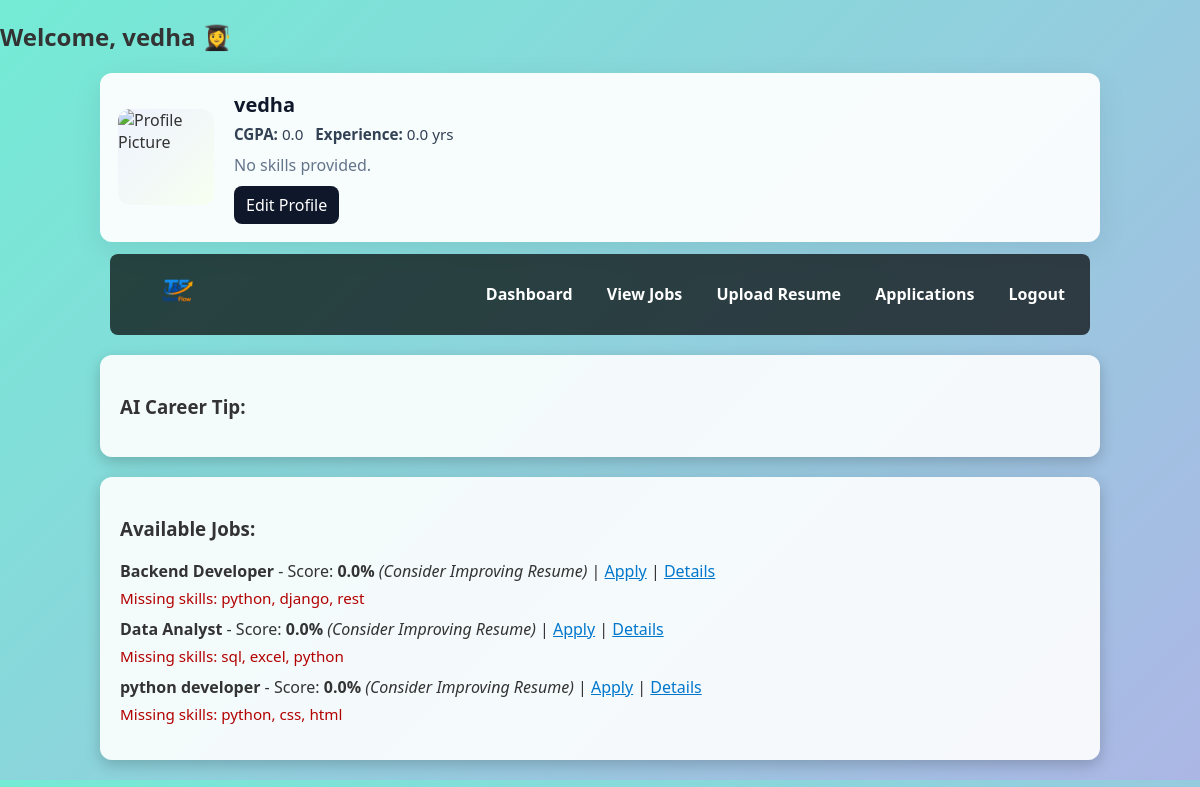
The app's page /student/dashboard/ (signed in) with its own data.
### userapp/models.py (models this page shows, shortened)
class Profile(models.Model):
    USER_TYPES = [
        ('student', 'Student'),
        ('recruiter', 'Recruiter'),
    ]
    user = models.OneToOneField(User, on_delete=models.CASCADE)
    user_type = models.CharField(max_length=10, choices=USER_TYPES, default='student')
    bio = models.TextField(blank=True)
    location = models.CharField(max_length=100, blank=True)
    website = models.URLField(blank=True)
    headline = models.CharField(max_length=255, blank=True)
    skills = models.TextField(default='[]')  # JSON string
    profile_picture = models.ImageField(upload_to='profile_pics/', blank=True, null=True)
    cgpa = models.FloatField(default=0)
    experience = models.FloatField(default=0)
    certifications = models.TextField(default='[]')  # JSON string
    other_links = models.TextField(default='{}')  # JSON string storing dict of links
    resume = models.FileField(upload_to='resumes/', blank=True, null=True)
    def get_skills(self):
        return json.loads(self.skills)
    def get_certifications(self):
        return json.loads(self.certifications)
    def get_links(self):
        try:
            return json.loads(self.other_links)
        except Exception:
            return {}

class Job(models.Model):
    recruiter = models.ForeignKey(User, on_delete=models.CASCADE, null=True, blank=True)
    title = models.CharField(max_length=200)
    description = models.TextField()
    required_skills = models.TextField(default='[]')  # JSON string
    min_cgpa = models.FloatField(default=0)
    min_experience = models.FloatField(default=0)
    required_certifications = models.TextField(default='[]')  # JSON string
    application_link = models.URLField(blank=True, default='')
    def get_required_skills(self):
        return json.loads(self.required_skills)
    def get_required_certifications(self):
        return json.loads(self.required_certifications)

### userapp/views.py (the view)
# urls.py: path("student/dashboard/", views.student_dashboard, name="student_dashboard"),
@login_required
def student_dashboard(request):
    profile = request.user.profile
    jobs = Job.objects.all()
    jobs_with_score = []
    for job in jobs:
        app = Application.objects.filter(user=request.user, job=job, status='applied').first()
        ats_score = calculate_ats_score(profile, job, resume_file=(app.resume if app else None))
        breakdown = get_skill_match(profile, job, resume_file=(app.resume if app else None))
        recommendation = "Apply" if ats_score >= 70 else "Consider Improving Resume"
        already_applied = Application.objects.filter(user=request.user, job=job, status='applied').exists()
        jobs_with_score.append({
            'job': job,
            'score': ats_score,
            'recommendation': recommendation,
            'already_applied': already_applied,
            'matched_skills': breakdown['matched'],
            'missing_skills': breakdown['missing'],
            'used_resume': breakdown['used_resume']
        })
    return render(request, "student_dashboard.html", {"jobs_with_score": jobs_with_score, "profile": profile})

### userapp/templates/student_dashboard.html (shortened to what this page needs)
{% load static %}
<!DOCTYPE html>
<html>
<head>
    <link rel="stylesheet" type="text/css" href="{% static 'css/style.css' %}">
</head>
<body>
    <div class="container">
        <h2>Welcome, {{ request.user.username }} 👩‍🎓</h2>
        <div class="pf-container">
            <div class="pf-card">
                <div class="pf-avatar">
                    {% if profile.profile_picture %}
                        <img src="{{ profile.profile_picture.url }}" alt="Profile Picture">
                    {% else %}
                        <img src="{% static 'userapp/default_profile.png' %}" alt="Profile Picture">
                    {% endif %}
                </div>
                <div class="pf-main">
                    <h3 class="pf-name">{{ profile.user.username }}</h3>
                    <div class="pf-meta">
                        <div><strong>CGPA:</strong> {{ profile.cgpa }}</div>
                        <div><strong>Experience:</strong> {{ profile.experience }} yrs</div>
                    </div>
                    <div class="pf-skills">
                        {% for s in profile.get_skills %}
                            <span class="skill-badge">{{ s }}</span>
                        {% empty %}
                            <span style="color:#64748b;">No skills provided.</span>
                        {% endfor %}
                    </div>
                    <div class="pf-actions">
                        <a href="{% url 'edit_profile' %}" class="edit-btn">Edit Profile</a>
                    </div>
                </div>
            </div>
        </div>
          <nav style="display:flex; justify-content:space-between; align-items:center;">
            <div style="display:flex; align-items:center; gap:12px;">
                <a href="{% url 'index' %}" title="TalentFlow">
                    <img src="{% static 'images/logo.png' %}" alt="TalentFlow Logo" style="height:56px; border-radius:6px;">
                </a>
            </div>
            <div>
                <a href="{% url 'student_dashboard' %}">Dashboard</a>
                <a href="{% url 'view_jobs' %}">View Jobs</a>
                <a href="{% url 'upload_resume' %}">Upload Resume</a>
                <a href="{% url 'student_applications' %}">Applications</a>
                <a href="{% url 'logout' %}">Logout</a>
            </div>
           </nav>
        <div class="card">
            <h3>AI Career Tip:</h3>
        </div>
        <div class="card">
            <h3>Available Jobs:</h3>
            {% if jobs_with_score %}
            <ul>
                {% for item in jobs_with_score %}
                <li style="margin-bottom:10px;">
                    <strong>{{ item.job.title }}</strong>
                    - Score: <strong>{{ item.score }}%</strong>
                    <em>({{ item.recommendation }})</em>
                    |
                    {% if item.already_applied %}
                        <strong>Already Applied ✅</strong>
                    {% else %}
                        {% if item.job.application_link %}
                            <a href="{% url 'apply_external' item.job.id %}" target="_blank">Apply Externally</a>
                        {% else %}
                            <a href="{% url 'apply_job' item.job.id %}">Apply</a>
                        {% endif %}
                    {% endif %}
                    |
                    <a href="{% url 'view_job' item.job.id %}">Details</a>
                    {% if item.missing_skills %}
                        <div style="margin-top:6px; color:#b30000; font-size:0.95em;">
                            Missing skills: {{ item.missing_skills|join:", " }}
                        </div>
                    {% else %}
                        <div style="margin-top:6px; color:#006600; font-size:0.95em;">All required skills matched ✅</div>
                    {% endif %}
                </li>
                {% endfor %}
            </ul>
            {% else %}
            <p>No jobs available.</p>
            {% endif %}
        </div>
    </div>
</body>
</html>

### userapp/static/style.css (style rules this page uses)
body { font-family: 'Segoe UI', Tahoma, Geneva, Verdana, sans-serif; background: linear-gradient(135deg, #74ebd5 0%, #ACB6E5 100%); margin: 0; padding: 0; color: #333; }
nav { background-color: rgba(0, 0, 0, 0.7); padding: 10px; text-align: center; border-radius: 8px; margin: 10px auto; width: 80%; }
nav a { color: #fff; margin: 0 15px; text-decoration: none; font-weight: bold; }
.card { background-color: rgba(255, 255, 255, 0.9); margin: 20px auto; padding: 20px; width: 80%; border-radius: 12px; box-shadow: 0 5px 15px rgba(0,0,0,0.2); }
ul { list-style-type: none; padding: 0; }
ul li { margin: 10px 0; }
a { color: #0077cc; }

### userapp/templates/student_dashboard.html (style rules this page uses)
body { font-family: 'Segoe UI', Tahoma, Geneva, Verdana, sans-serif; background: linear-gradient(135deg, #74ebd5 0%, #ACB6E5 100%); margin: 0; padding: 0; color: #333; }
nav { background-color: rgba(0, 0, 0, 0.7); padding: 10px; text-align: center; border-radius: 8px; margin: 10px auto; width: 80%; }
nav a { color: #fff; margin: 0 15px; text-decoration: none; font-weight: bold; }
.card { background-color: rgba(255, 255, 255, 0.9); margin: 20px auto; padding: 20px; width: 80%; border-radius: 12px; box-shadow: 0 5px 15px rgba(0,0,0,0.2); }
ul { list-style-type: none; padding: 0; }
ul li { margin: 10px 0; }
a { color: #0077cc; }
.pf-container { max-width:1000px; margin:12px auto; }
.pf-card { display:flex; gap:20px; align-items:center; padding:18px; background:#ffffffee; border-radius:12px; box-shadow:0 8px 30px rgba(14,30,37,0.08); }
.pf-avatar { width:96px; height:96px; border-radius:12px; overflow:hidden; flex:0 0 96px; background:linear-gradient(135deg,#eef2ff,#f7fff0); display:flex; align-items:center; justify-content:center; }
.pf-avatar img { width:100%; height:100%; object-fit:cover; border-radius:10px; }
.pf-main { flex:1; }
.pf-name { font-size:1.25rem; font-weight:700; margin:0; color:#0f172a; }
.pf-meta { display:flex; gap:12px; color:#334155; font-size:0.95rem; margin-top:6px; }
.pf-skills { margin-top:10px; }
.pf-actions { margin-top:10px; }
.edit-btn { display:inline-block; padding:8px 12px; background:#0f172a; color:white; border-radius:8px; text-decoration:none; }

### records on screen
Profile: user.username "vedha", cgpa "0.0", experience "0.0"
Job: job "Backend Developer", score "0.0", recommendation "Consider Improving Resume", application_link "Apply", missing_skills "python, django, rest"
Job: job "Data Analyst", score "0.0", recommendation "Consider Improving Resume", application_link "Apply", missing_skills "sql, excel, python"
Job: job "python developer", score "0.0", recommendation "Consider Improving Resume", application_link "Apply", missing_skills "python, css, html"

### other values on screen
{{ request.user.username }} "vedha"
